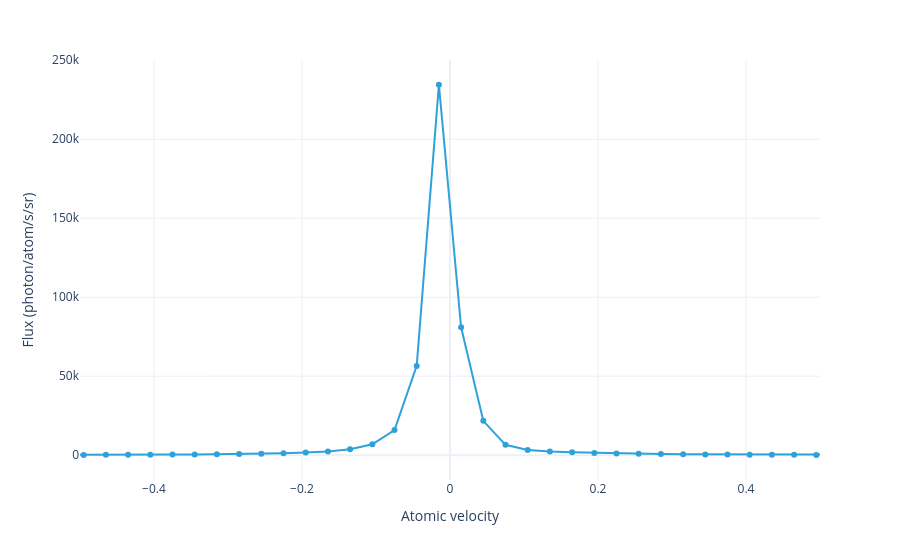

Notebook code cell kept with this figure:
### Markdown cell above
`XarrayVectorArray` objects have built-in visualization routines. Plot the velocity distribution of return flux:

### Code cell
flux.visualize(xaxis_range=(-.5, .5), markers=True)

### Figure 1 — Plotly figure (JSON) as saved in the notebook; plotly's stock layout.template omitted (floating-point values rounded to 4 significant figures; data arrays with more than 128 entries replaced by an {"elided": "..."} marker saying what was removed)
{"data": [{"hovertemplate": "Atomic velocity=%{x}<br>Flux (photon/atom/s/sr)=%{y}<extra></extra>", "legendgroup": "", "line": {"color": "#2fa1da", "dash": "solid"}, "marker": {"symbol": "circle"}, "mode": "lines+markers", "name": "", "orientation": "v", "showlegend": false, "type": "scatter", "x": {"elided": "200 float values"}, "xaxis": "x", "y": {"elided": "200 float values"}, "yaxis": "y"}], "layout": {"legend": {"title": {}, "tracegroupgap": 0}, "margin": {"t": 60}, "xaxis": {"anchor": "y", "domain": [0, 1], "range": [-0.5, 0.5], "title": {"text": "Atomic velocity"}}, "yaxis": {"anchor": "x", "domain": [0, 1], "title": {"text": "Flux (photon/atom/s/sr)"}}}}
